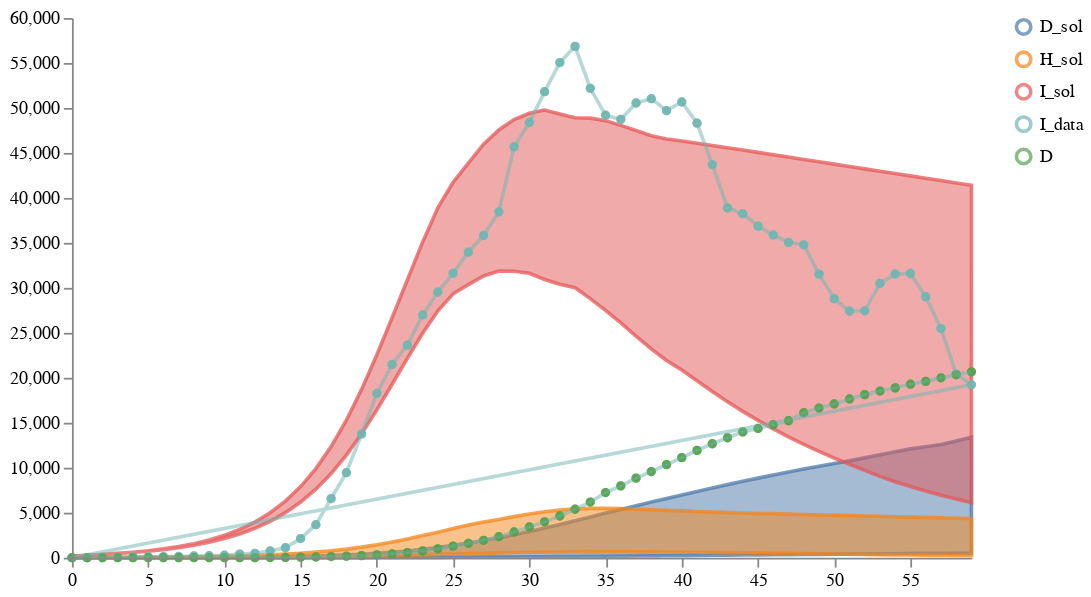

Here is the notebook cell this chart was saved with:
### Code cell
# Plot results
new_data = test_data[["I", "D"]]
display(new_data)
schema = plots.trajectories(pd.DataFrame(result1["data"]), subset=".*_sol",
                            points=new_data.rename(columns={"I":"I_data"}),
                           )
schema = plots.pad(schema, 5)
plots.ipy_display(schema)

### Figure 1 — Vega specification as saved in the notebook (floating-point values rounded to 4 significant figures; data arrays with more than 128 entries replaced by an {"elided": "..."} marker saying what was removed)
{"$schema": "https://vega.github.io/schema/vega/v5.json", "axes": [{"name": "x_axis", "orient": "bottom", "scale": "xscale", "zindex": 100}, {"name": "y_axis", "orient": "left", "scale": "yscale", "zindex": 100}], "data": [{"name": "distributions", "values": {"elided": "180 records"}}, {"name": "traces", "transform": [{"expr": "isValid(datum.value)", "type": "filter"}], "values": []}, {"name": "points", "values": [{"sample_id": 0, "timepoint": 0, "trajectory": "I_data", "value": 1}, {"sample_id": 0, "timepoint": 1, "trajectory": "I_data", "value": 10}, {"sample_id": 0, "timepoint": 2, "trajectory": "I_data", "value": 21}, {"sample_id": 0, "timepoint": 3, "trajectory": "I_data", "value": 24}, {"sample_id": 0, "timepoint": 4, "trajectory": "I_data", "value": 76}, {"sample_id": 0, "timepoint": 5, "trajectory": "I_data", "value": 104}, {"sample_id": 0, "timepoint": 6, "trajectory": "I_data", "value": 128}, {"sample_id": 0, "timepoint": 7, "trajectory": "I_data", "value": 131}, {"sample_id": 0, "timepoint": 8, "trajectory": "I_data", "value": 192}, {"sample_id": 0, "timepoint": 9, "trajectory": "I_data", "value": 220}, {"sample_id": 0, "timepoint": 10, "trajectory": "I_data", "value": 274}, {"sample_id": 0, "timepoint": 11, "trajectory": "I_data", "value": 394}, {"sample_id": 0, "timepoint": 12, "trajectory": "I_data", "value": 481}, {"sample_id": 0, "timepoint": 13, "trajectory": "I_data", "value": 745}, {"sample_id": 0, "timepoint": 14, "trajectory": "I_data", "value": 1111}, {"sample_id": 0, "timepoint": 15, "trajectory": "I_data", "value": 2128}, {"sample_id": 0, "timepoint": 16, "trajectory": "I_data", "value": 3671}, {"sample_id": 0, "timepoint": 17, "trajectory": "I_data", "value": 6578}, {"sample_id": 0, "timepoint": 18, "trajectory": "I_data", "value": 9449}, {"sample_id": 0, "timepoint": 19, "trajectory": "I_data", "value": 13761}, {"sample_id": 0, "timepoint": 20, "trajectory": "I_data", "value": 18270}, {"sample_id": 0, "timepoint": 21, "trajectory": "I_data", "value": 21478}, {"sample_id": 0, "timepoint": 22, "trajectory": "I_data", "value": 23630}, {"sample_id": 0, "timepoint": 23, "trajectory": "I_data", "value": 26987}, {"sample_id": 0, "timepoint": 24, "trajectory": "I_data", "value": 29533}, {"sample_id": 0, "timepoint": 25, "trajectory": "I_data", "value": 31623}, {"sample_id": 0, "timepoint": 26, "trajectory": "I_data", "value": 33967}, {"sample_id": 0, "timepoint": 27, "trajectory": "I_data", "value": 35822}, {"sample_id": 0, "timepoint": 28, "trajectory": "I_data", "value": 38456}, {"sample_id": 0, "timepoint": 29, "trajectory": "I_data", "value": 45676}, {"sample_id": 0, "timepoint": 30, "trajectory": "I_data", "value": 48380}, {"sample_id": 0, "timepoint": 31, "trajectory": "I_data", "value": 51807}, {"sample_id": 0, "timepoint": 32, "trajectory": "I_data", "value": 55042}, {"sample_id": 0, "timepoint": 33, "trajectory": "I_data", "value": 56847}, {"sample_id": 0, "timepoint": 34, "trajectory": "I_data", "value": 52184}, {"sample_id": 0, "timepoint": 35, "trajectory": "I_data", "value": 49194}, {"sample_id": 0, "timepoint": 36, "trajectory": "I_data", "value": 48730}, {"sample_id": 0, "timepoint": 37, "trajectory": "I_data", "value": 50551}, {"sample_id": 0, "timepoint": 38, "trajectory": "I_data", "value": 51029}, {"sample_id": 0, "timepoint": 39, "trajectory": "I_data", "value": 49701}, {"sample_id": 0, "timepoint": 40, "trajectory": "I_data", "value": 50661}, {"sample_id": 0, "timepoint": 41, "trajectory": "I_data", "value": 48303}, {"sample_id": 0, "timepoint": 42, "trajectory": "I_data", "value": 43703}, {"sample_id": 0, "timepoint": 43, "trajectory": "I_data", "value": 38888}, {"sample_id": 0, "timepoint": 44, "trajectory": "I_data", "value": 38244}, {"sample_id": 0, "timepoint": 45, "trajectory": "I_data", "value": 36857}, {"sample_id": 0, "timepoint": 46, "trajectory": "I_data", "value": 35881}, {"sample_id": 0, "timepoint": 47, "trajectory": "I_data", "value": 35054}, {"sample_id": 0, "timepoint": 48, "trajectory": "I_data", "value": 34782}, {"sample_id": 0, "timepoint": 49, "trajectory": "I_data", "value": 31526}, {"sample_id": 0, "timepoint": 50, "trajectory": "I_data", "value": 28799}, {"sample_id": 0, "timepoint": 51, "trajectory": "I_data", "value": 27419}, {"sample_id": 0, "timepoint": 52, "trajectory": "I_data", "value": 27443}, {"sample_id": 0, "timepoint": 53, "trajectory": "I_data", "value": 30499}, {"sample_id": 0, "timepoint": 54, "trajectory": "I_data", "value": 31543}, {"sample_id": 0, "timepoint": 55, "trajectory": "I_data", "value": 31597}, {"sample_id": 0, "timepoint": 56, "trajectory": "I_data", "value": 29008}, {"sample_id": 0, "timepoint": 57, "trajectory": "I_data", "value": 25476}, {"sample_id": 0, "timepoint": 58, "trajectory": "I_data", "value": 20411}, {"sample_id": 0, "timepoint": 59, "trajectory": "I_data", "value": 19224}, {"sample_id": 0, "timepoint": 0, "trajectory": "D", "value": 0}, {"sample_id": 0, "timepoint": 1, "trajectory": "D", "value": 0}, {"sample_id": 0, "timepoint": 2, "trajectory": "D", "value": 0}, {"sample_id": 0, "timepoint": 3, "trajectory": "D", "value": 0}, {"sample_id": 0, "timepoint": 4, "trajectory": "D", "value": 0}, {"sample_id": 0, "timepoint": 5, "trajectory": "D", "value": 0}, {"sample_id": 0, "timepoint": 6, "trajectory": "D", "value": 0}, {"sample_id": 0, "timepoint": 7, "trajectory": "D", "value": 0}, {"sample_id": 0, "timepoint": 8, "trajectory": "D", "value": 1}, {"sample_id": 0, "timepoint": 9, "trajectory": "D", "value": 1}, {"sample_id": 0, "timepoint": 10, "trajectory": "D", "value": 1}, {"sample_id": 0, "timepoint": 11, "trajectory": "D", "value": 4}, {"sample_id": 0, "timepoint": 12, "trajectory": "D", "value": 9}, {"sample_id": 0, "timepoint": 13, "trajectory": "D", "value": 19}, {"sample_id": 0, "timepoint": 14, "trajectory": "D", "value": 30}, {"sample_id": 0, "timepoint": 15, "trajectory": "D", "value": 51}, {"sample_id": 0, "timepoint": 16, "trajectory": "D", "value": 77}, {"sample_id": 0, "timepoint": 17, "trajectory": "D", "value": 129}, {"sample_id": 0, "timepoint": 18, "trajectory": "D", "value": 175}, {"sample_id": 0, "timepoint": 19, "trajectory": "D", "value": 226}, {"sample_id": 0, "timepoint": 20, "trajectory": "D", "value": 315}, {"sample_id": 0, "timepoint": 21, "trajectory": "D", "value": 427}, {"sample_id": 0, "timepoint": 22, "trajectory": "D", "value": 565}, {"sample_id": 0, "timepoint": 23, "trajectory": "D", "value": 759}, {"sample_id": 0, "timepoint": 24, "trajectory": "D", "value": 984}, {"sample_id": 0, "timepoint": 25, "trajectory": "D", "value": 1285}, {"sample_id": 0, "timepoint": 26, "trajectory": "D", "value": 1603}, {"sample_id": 0, "timepoint": 27, "trajectory": "D", "value": 1930}, {"sample_id": 0, "timepoint": 28, "trajectory": "D", "value": 2334}, {"sample_id": 0, "timepoint": 29, "trajectory": "D", "value": 2859}, {"sample_id": 0, "timepoint": 30, "trajectory": "D", "value": 3420}, {"sample_id": 0, "timepoint": 31, "trajectory": "D", "value": 3989}, {"sample_id": 0, "timepoint": 32, "trajectory": "D", "value": 4634}, {"sample_id": 0, "timepoint": 33, "trajectory": "D", "value": 5384}, {"sample_id": 0, "timepoint": 34, "trajectory": "D", "value": 6185}, {"sample_id": 0, "timepoint": 35, "trajectory": "D", "value": 7241}, {"sample_id": 0, "timepoint": 36, "trajectory": "D", "value": 7985}, {"sample_id": 0, "timepoint": 37, "trajectory": "D", "value": 8846}, {"sample_id": 0, "timepoint": 38, "trajectory": "D", "value": 9579}, {"sample_id": 0, "timepoint": 39, "trajectory": "D", "value": 10345}, {"sample_id": 0, "timepoint": 40, "trajectory": "D", "value": 11126}, {"sample_id": 0, "timepoint": 41, "trajectory": "D", "value": 11930}, {"sample_id": 0, "timepoint": 42, "trajectory": "D", "value": 12669}, {"sample_id": 0, "timepoint": 43, "trajectory": "D", "value": 13332}, {"sample_id": 0, "timepoint": 44, "trajectory": "D", "value": 13987}, {"sample_id": 0, "timepoint": 45, "trajectory": "D", "value": 14371}, {"sample_id": 0, "timepoint": 46, "trajectory": "D", "value": 14780}, {"sample_id": 0, "timepoint": 47, "trajectory": "D", "value": 15225}, {"sample_id": 0, "timepoint": 48, "trajectory": "D", "value": 16116}, {"sample_id": 0, "timepoint": 49, "trajectory": "D", "value": 16639}, {"sample_id": 0, "timepoint": 50, "trajectory": "D", "value": 17091}, {"sample_id": 0, "timepoint": 51, "trajectory": "D", "value": 17647}, {"sample_id": 0, "timepoint": 52, "trajectory": "D", "value": 18132}, {"sample_id": 0, "timepoint": 53, "trajectory": "D", "value": 18523}, {"sample_id": 0, "timepoint": 54, "trajectory": "D", "value": 18882}, {"sample_id": 0, "timepoint": 55, "trajectory": "D", "value": 19292}, {"sample_id": 0, "timepoint": 56, "trajectory": "D", "value": 19602}, {"sample_id": 0, "timepoint": 57, "trajectory": "D", "value": 20000}, {"sample_id": 0, "timepoint": 58, "trajectory": "D", "value": 20334}, {"sample_id": 0, "timepoint": 59, "trajectory": "D", "value": 20662}]}, {"name": "markers", "values": []}, {"name": "selected", "on": [{"remove": true, "trigger": "clear"}, {"remove": true, "trigger": "!shift"}, {"insert": "clicked", "trigger": "!shift && clicked"}, {"toggle": "clicked", "trigger": "shift && clicked"}]}], "height": 300, "legends": [{"encode": {"labels": {"interactive": true, "name": "legendLabel", "update": {"opacity": [{"test": "!length(data('selected')) || indata('selected', 'value', datum.value)", "value": 1}, {"value": 0.25}]}}, "symbols": {"interactive": true, "name": "legendSymbol", "update": {"fill": {"value": "transparent"}, "opacity": [{"test": "!length(data('selected')) || indata('selected', 'value', datum.value)", "value": 0.7}, {"value": 0.15}], "size": {"value": 64}, "strokeWidth": {"value": 2}}}}, "name": "color_legend", "stroke": "color"}], "marks": [{"from": {"facet": {"data": "points", "groupby": "trajectory", "name": "points_split"}}, "marks": [{"encode": {"hover": {"fillOpacity": {"value": 0.9}}, "update": {"fill": {"field": "trajectory", "scale": "color"}, "fillOpacity": [{"test": "!length(data('selected')) || indata('selected', 'value', datum.trajectory)", "value": 0.5}, {"value": 0.15}], "size": {"value": 10}, "stroke": {"field": "trajectory", "scale": "color"}, "strokeOpacity": [{"test": "!length(data('selected')) || indata('selected', 'value', datum.trajectory)", "value": 0.75}, {"value": 0.15}], "strokeWidth": {"value": 2}, "tooltip": {"field": "value"}, "x": {"field": "timepoint", "scale": "xscale"}, "y": {"field": "value", "scale": "yscale"}}}, "from": {"data": "points"}, "name": "_points_symbol", "type": "symbol", "zindex": 3}, {"encode": {"hover": {"fillOpacity": {"value": 0.9}}, "update": {"interpolate": {"value": "linear"}, "stroke": {"field": "trajectory", "scale": "color"}, "strokeOpacity": [{"test": "!length(data('selected')) || indata('selected', 'value', datum.trajectory)", "value": 0.3}, {"value": 0.1}], "strokeWidth": {"value": 2}, "x": {"field": "timepoint", "scale": "xscale"}, "y": {"field": "value", "scale": "yscale"}}}, "from": {"data": "points"}, "name": "_points_line", "type": "line", "zindex": 3}], "name": "_points", "type": "group", "zindex": 3}, {"from": {"facet": {"data": "traces", "groupby": "trajectory", "name": "traces_split"}}, "marks": [{"encode": {"hover": {"fillOpacity": {"value": 0.9}}, "update": {"interpolate": {"value": "linear"}, "stroke": {"field": "trajectory", "scale": "color"}, "strokeOpacity": [{"test": "!length(data('selected')) || indata('selected', 'value', datum.trajectory)", "value": 0.75}, {"value": 0.15}], "strokeWidth": {"value": 2}, "x": {"field": "timepoint", "scale": "xscale"}, "y": {"field": "value", "scale": "yscale"}}}, "from": {"data": "traces_split"}, "name": "_traces_lines", "type": "line"}], "name": "_traces", "type": "group", "zindex": 2}, {"from": {"facet": {"data": "distributions", "groupby": "trajectory", "name": "trajectory_split"}}, "marks": [{"encode": {"hover": {"fillOpacity": {"value": 0.9}}, "update": {"fill": {"field": "trajectory", "scale": "color"}, "fillOpacity": [{"test": "!length(data('selected')) || indata('selected', 'value', datum.trajectory)", "value": 0.5}, {"value": 0.15}], "interpolate": {"value": "linear"}, "stroke": {"field": "trajectory", "scale": "color"}, "strokeOpacity": [{"test": "!length(data('selected')) || indata('selected', 'value', datum.trajectory)", "value": 0.75}, {"value": 0.15}], "strokeWidth": {"value": 2}, "x": {"field": "timepoint", "scale": "xscale"}, "y": {"field": "upper", "scale": "yscale"}, "y2": {"field": "lower", "scale": "yscale"}}}, "from": {"data": "trajectory_split"}, "type": "area"}], "name": "_distributions", "type": "group", "zindex": 1}, {"marks": [{"encode": {"enter": {"stroke": {"value": "lightgray"}}, "update": {"opacity": {"value": 1}, "x": {"field": "timepoint", "scale": "xscale"}, "y": {"signal": "height"}, "y2": {"value": 0}}}, "from": {"data": "markers"}, "name": "_marker text", "type": "rule"}, {"encode": {"enter": {"fontSize": {"value": 8}, "text": {"field": "datum.label"}, "y": {"value": 0}}}, "from": {"data": "_marker text"}, "name": "_marker flags", "transform": [{"as": ["x", "_y", "opacity", "align", "baseline"], "lineAnchor": "start", "offset": [1], "size": {"signal": "[width, height]"}, "type": "label"}], "type": "text"}], "name": "_markers", "type": "group"}], "padding": 5, "scales": [{"domain": {"fields": [{"data": "distributions", "field": "timepoint"}, {"data": "traces", "field": "timepoint"}, {"data": "points", "field": "timepoint"}, {"data": "markers", "field": "timepoint"}]}, "name": "xscale", "range": "width", "type": "linear", "zero": false}, {"domain": {"fields": [{"data": "distributions", "field": "lower"}, {"data": "distributions", "field": "upper"}, {"data": "traces", "field": "value"}, {"data": "points", "field": "value"}]}, "name": "yscale", "nice": true, "range": "height", "type": "linear", "zero": true}, {"domain": {"fields": [{"data": "distributions", "field": "trajectory"}, {"data": "traces", "field": "trajectory"}, {"data": "points", "field": "trajectory"}]}, "name": "color", "range": "category", "type": "ordinal"}], "signals": [{"name": "clear", "on": [{"events": "mouseup[!event.item]", "force": true, "update": "true"}], "value": true}, {"name": "shift", "on": [{"events": "@legendSymbol:click, @legendLabel:click", "force": true, "update": "event.shiftKey"}], "value": false}, {"name": "clicked", "on": [{"events": "@legendSymbol:click, @legendLabel:click", "force": true, "update": "{value: datum.value}"}], "value": null}], "width": 500}
